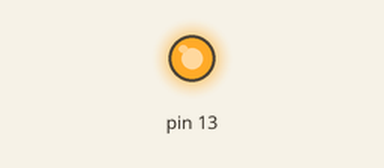
Recording of a sketch running on a simulated Arduino Uno, built with avr-gcc and run on an emulated ATmega328P. Shown: output pins drawn as LEDs (lit = HIGH).

Above: at 0.5 s.
At 7.0 s:
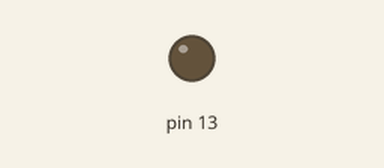
Timing chart, 0 to 8.6 s (numbered marks = the images above):
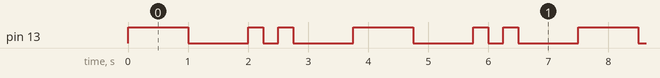

Measured:
- by itself, pin 13: repeats every 3.8 s: LOW 1.0 s, HIGH 0.25 s, LOW 0.25 s, HIGH 0.25 s, LOW 1.0 s, HIGH 1.0 s
- by itself, everything shown: repeats every 3.8 s, in 6 steps

The sketch:

first_program.ino
```cpp
void setup() {

  // 13 is the PIN that the LED light is identified as

  // set LED pin to output - turned the LED off
  pinMode(13, OUTPUT);

  // input perma turns the LED on
  // pinMode(13, INPUT);

}

void loop() {
  // turned the LED on
  digitalWrite(13, HIGH);
  delay(1000);
  // turned the LED off
  digitalWrite(13, LOW);
  delay(1000);


  digitalWrite(13, HIGH);
  delay(250);
  digitalWrite(13, LOW);
  delay(250);

  digitalWrite(13, HIGH);
  delay(250);
  digitalWrite(13, LOW);
  delay(1000);


}
```
